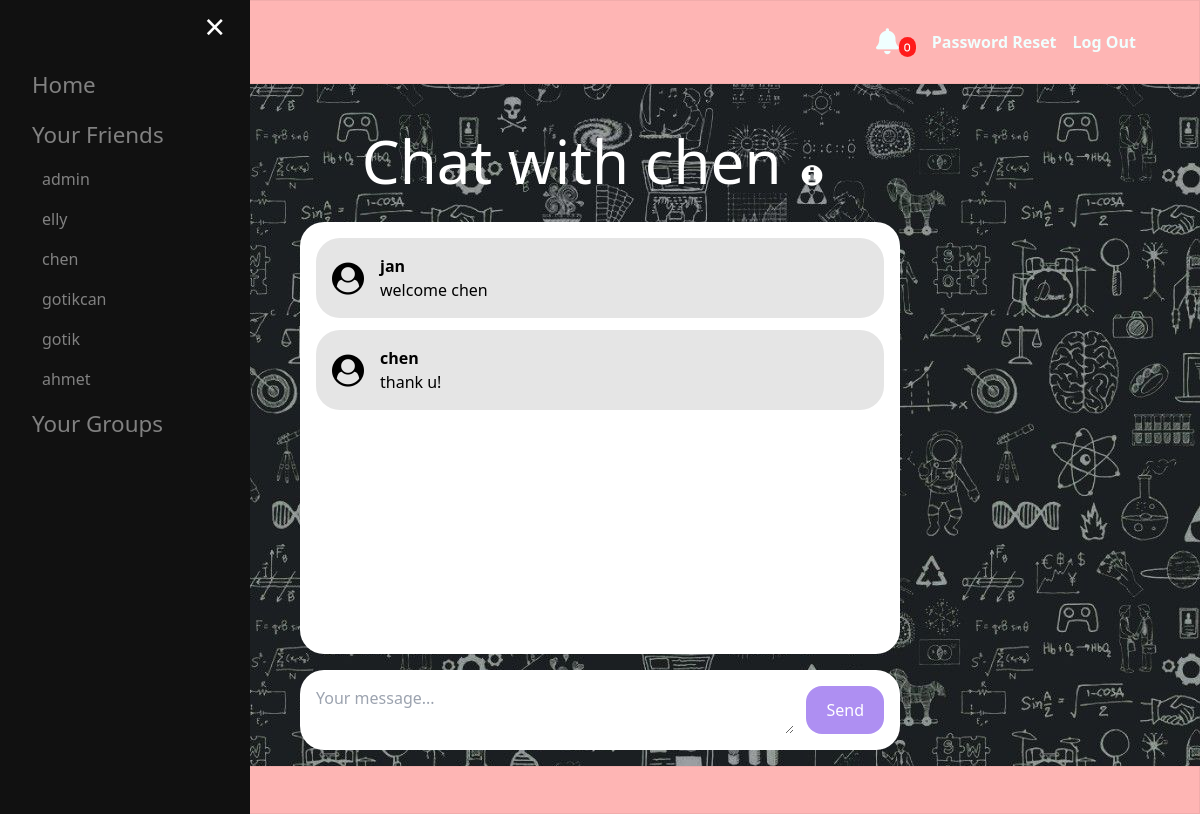
/rooms/userchat/chen/ (signed in), run on the app's committed database.
### rooms/models.py (models this page shows, shortened)
class UserMessages(models.Model):
    description = models.TextField()
    sender_name = models.ForeignKey(User, on_delete=models.CASCADE, related_name='sender')
    receiver_name = models.ForeignKey(User, on_delete=models.CASCADE, related_name='receiver')
    time = models.TimeField(auto_now_add=True)
    seen = models.BooleanField(default=False)
    timestamp = models.DateTimeField(auto_now_add=True)
    class Meta:
        ordering = ('timestamp',)

### rooms/views.py (the view, shortened to what this page needs)
# urls.py: path('userchat/<str:username>/', views.userchat, name='userchat'),
@login_required
def userchat(request, username):
    current_user = request.user
    other_user = get_object_or_404(User, username=username)
    users= User.objects.exclude(id=current_user.id)
    rooms = RoomMembership.objects.filter(user=current_user.id)
    messages = UserMessages.objects.filter(
        Q(sender_name=current_user, receiver_name=other_user) |
        Q(sender_name=other_user, receiver_name=current_user)
    ).order_by('timestamp')
    UserMessages.objects.filter(sender_name=other_user, receiver_name=current_user, seen=False).update(seen=True)
    return render(request, "rooms/userchat.html", context={
        "other_user": other_user,
        "messages": messages,
        "friends":users,
        "rooms":rooms,
    })

### rooms/templates/rooms/userchat.html (shortened to what this page needs)
{% extends 'core/base.html' %}
{% load static %}
{% block css_files %}
<link rel="stylesheet" href="{% static 'rooms/room.css' %}">
<link rel="stylesheet" href="https://cdnjs.cloudflare.com/ajax/libs/font-awesome/4.7.0/css/font-awesome.min.css">
{% endblock %}
{% block content %}
<div class="room-heading">
    <a id="room-desc">Chat with {{ other_user.username }}</a>
    <i class="fa fa-info-circle" aria-hidden="true" id="icon1" title="Chat Info" style="font-size: 1.5rem;"></i>
</div>
<div class="chat-messages-container">
    <div class="chat-messages" id="chat-messages">
        {% for message in messages %}
        <div class="chat-message-box">
            <div class="chat-user-icon">
                <i class="fa fa-user-circle" aria-hidden="true" id="user-icon"></i>
            </div>
            <div class="chat-msg">
                <p class="font-semibold">{{ message.sender_name.username }}</p>
                <p id="chat-message">{{ message.description }}</p>
            </div>
        </div>
        {% endfor %}
    </div>
</div>
<div class="chat-msg-input-container">
    <form action="." method="post" class="flex">
        <textarea name="content" id="chat-msg-input" class="flex-1 mr-3" placeholder="Your message..."></textarea>
        <button class="chat-msg-send" id="chat-msg-send">Send</button>
    </form>
</div>
{% endblock %}

### core/templates/core/base.html (shortened to what this page needs)
{% load static %}
<!DOCTYPE html>
<html lang="en">
<head>
    <script src="https://cdn.tailwindcss.com" ></script>
    <link rel="stylesheet" href="{% static 'core/base.css' %}">
    <link rel="stylesheet" href="https://cdnjs.cloudflare.com/ajax/libs/font-awesome/6.4.0/css/all.min.css" />
    {% block css_files %}{% endblock %}
</head>
<body>
    <nav>
        <div id="app-name">
            <a href="/">HelloCon</a>
        </div>
        <div class="flex items-center space-x-4" id="user-buttons">
            {% if request.user.is_authenticated %}
                <a class="nav-link" href="#" data-bs-toggle="dropdown" aria-expanded="false">
                    <i id="bellCount" class="fa-solid fa-bell" data-count="0" ></i>
                </a>
                <a href="{% url 'change_password' %}" id="profile">Password Reset</a>
                <a href="/logout/" id="logout">Log Out</a>
            {% else %}
                <a href="/login/" id="login">Log In</a>
                <a href="/signup/" id="signup">Sign Up</a>
            {% endif %}
        </div>
    </nav>
    {% if request.user.is_authenticated %}
        <div id="mySidebar" class="sidebar">
            <a href="javascript:void(0)" class="closebtn" onclick="closeNav()">×</a>
            <a href="/" id="sidebar-label">Home</a>
            <a id="sidebar-label">Your Friends</a>
            {% for u in friends %}
                <h3><a href="{% url 'userchat' u.username %}" id="sidebar-friend-name">{{ u.username }}</a></h3>
            {% endfor %}
            <a id="sidebar-label">Your Groups</a>
        </div>
    {% endif %}
    <div class="content">
        {% if request.user.is_authenticated %}
            <button class="openbtn" onclick="openNav()">☰</button>
        {% endif %}
        {% block content %}
        {% endblock %}
    </div>
    <footer class="footer">
    </footer>
</body>
</html>

### core/static/core/base.css (style rules this page uses)
body { background-image: url("../images/chtwlp.jpg"); min-height: 100vh; display: flex; flex-direction: column; }
.content { flex: 1; position: relative; place-items: center; margin-top: 2rem; }
#app-name { color: rgb(234, 237, 246); font-size: x-large; font-weight: bolder; }
nav { display: flex; align-items: center; justify-content: space-between; color: azure; padding-left: 4rem; padding-right: 4rem; padding-top: 1.5rem; padding-bottom: 1.5rem; background-color: #FEB5B4; box-shadow: inset 0 0 0 1px rgba(0, 0, 0, 0.05), 0 4px 6px -1px rgba(0, 0, 0, 0.1), 0 2px 4px -1px rgba(0, 0, 0, 0.06); }
footer { display: flex; align-items: center; justify-content: space-between; padding-left: 4rem; padding-right: 4rem; padding-top: 1.5rem; padding-bottom: 1.5rem; background-color: #FEB5B4; box-shadow: inset 0 0 0 1px rgba(0, 0, 0, 0.05), 0 4px 6px -1px rgba(0, 0, 0, 0.1), 0 2px 4px -1px rgba(0, 0, 0, 0.06); }
#user-buttons { display: flex; align-items: center; font-weight: 700; }
.sidebar { height: 100%; width: 250px; position: fixed; z-index: 1; top: 0; left: 0; background-color: #111; overflow-x: hidden; transition: 0.5s; padding-top: 60px; }
#sidebar-label { padding: 8px 8px 8px 32px; text-decoration: none; color: #818181; display: block; transition: 0.3s; font-size: 1.4rem; }
#sidebar-friend-name, #sidebar-room-name { padding: 8px 8px 8px 32px; text-decoration: none; color: #818181; display: block; transition: 0.3s; margin-left: 10px; margin-right: 20px; border-radius: 10px; }
.sidebar .closebtn { position: absolute; top: 0; right: 25px; font-size: 36px; margin-left: 50px; color: white; }
.openbtn { font-size: 20px; cursor: pointer; background-color: #111; color: white; padding: 10px 15px; border: none; position: absolute; top: 0; left: 0; }
.fa-solid { font-size: 26px; }
.fa-solid[data-count]:after { content: attr(data-count); font-size: 36%; padding: .6em; border-radius: 999px; line-height: .75em; color: white; background: rgba(255, 0, 0, .85); text-align: center; min-width: 2em; font-weight: bold; }

### rooms/static/rooms/room.css (style rules this page uses)
.room-heading { text-align: center; }
#room-desc { font-size: 3.75rem; width: fit-content; color: white; transition: 0.3s; height: 6rem; }
.chat-messages-container { width: 50%; margin: 1rem; padding: 1rem; background-color: #ffffff; border-radius: 1.5rem; }
.chat-msg { margin-left: 1rem; }
.chat-user-icon { align-items: center; font-size: 2rem !important; }
#chat-message { text-wrap: wrap; word-wrap: break-word; }
#chat-msg-input { word-wrap: break-word; text-wrap: wrap; }
.chat-messages > * { margin-bottom: 0.75rem; }
.chat-message-box { padding: 1rem; background-color: #e5e5e5; border-radius: 1.5rem; display: flex; }
.chat-msg-input-container { width: 50%; margin: 1rem; padding: 1rem; background-color: #ffffff; border-radius: 1.5rem; }
#icon1, #icon2 { color: #ffffff; margin: 1rem; transition: 0.5s; }
@media (min-width: 1024px) { .chat-messages-container { margin-left: auto; margin-right: auto; } }
@media (min-width: 1024px) { .chat-msg-input-container { margin-left: auto; margin-right: auto; } }

### core/templates/core/base.html (style rules this page uses)
.chat-messages { height: 400px; overflow-y: auto; }

### data on the page
UserMessages: sender_name.username "jan", description "welcome chen"
UserMessages: sender_name.username "chen", description "thank u!"

### other printed values
{{ u.username }} "admin"
{{ u.username }} "elly"
{{ u.username }} "chen"
{{ u.username }} "gotikcan"
{{ u.username }} "gotik"
{{ u.username }} "ahmet"
{{ other_user.username }} "chen"
